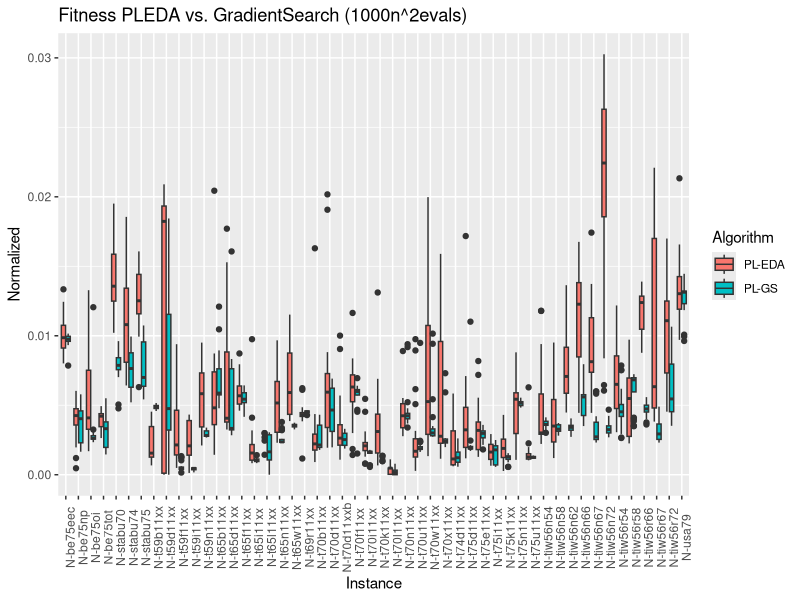
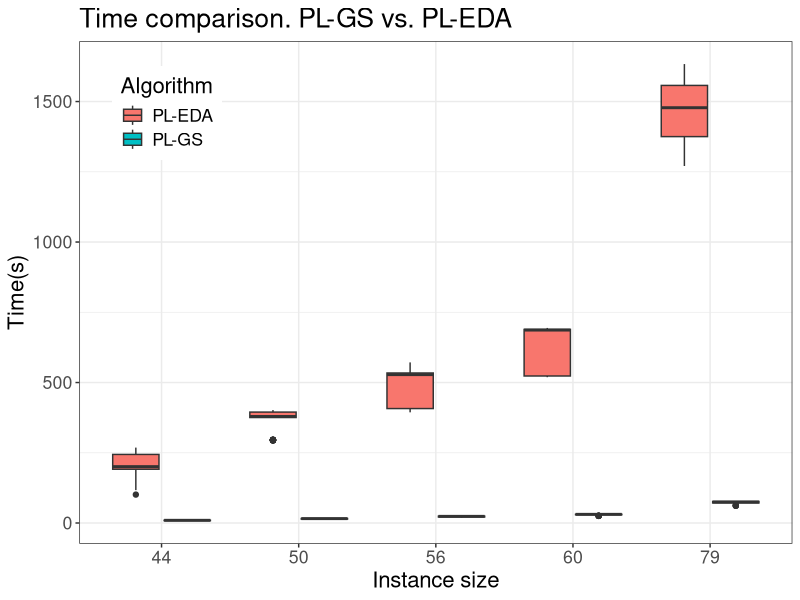

Reproduce these figures in R, in order.

library(ggplot2)
library(gridExtra)
setwd("/Users/JosuC/Dropbox/EHU/Research/Supervision_Colaboration/Valentino/Gradient_search_in_PL/Experiments_workshop/comparison/")
results<-read.csv(file="results_1000n2_gradient.csv",header=TRUE,sep=";",stringsAsFactor=FALSE)
pleda<-read.csv(file="results_1000n2_PLEDA.csv",header=TRUE,sep=";",stringsAsFactor=FALSE)
results<-rbind(results,pleda)
#results<-results[results$Instance!="8",]
results_bks<-read.csv(file="best_known_results.csv",header=TRUE,sep=";",stringsAsFactor=FALSE)

Normalized= seq(1,length(results$Instance),1)
Size=seq(1,length(results$Instance),1)
results = cbind(results,Normalized)
results = cbind(results,Size)
#Performance results comparison
colnames(results)<-c("Instance","Repetition","Algorithm","Fitness","Time", "Normalized", "Size")
for (i in 1:length(results$Instance)) 
{
  best_known<-results_bks[results_bks$Instance==results$Instance[i],]
  best_fit<-as.numeric(as.character(best_known$Result))
  fitness<-results[i,]$Fitness
  results[i,]$Normalized<-abs(fitness-best_fit)/best_fit
  results[i,]$Size<-results_bks[results_bks$Instance==results$Instance[i],]$Size
}
results$Repetition<-as.integer(results$Repetition)
results$Size<-as.character(results$Size)


results[results$Algorithm!="PLEDA",]$Algorithm<-"PL-GS"
results[results$Algorithm=="PLEDA",]$Algorithm<-"PL-EDA"

p1<-ggplot(results,aes(x=Instance,y=Normalized,fill=Algorithm))+geom_boxplot()+ theme(axis.text.x = element_text(angle = 90))+ggtitle("Fitness PLEDA vs. GradientSearch (1000n^2evals)")
ggsave("PerformanceBoxPlot_PLEDAvsGradientAscent.png",p1, width = 200, height = 200, dpi = 300, units = "mm", device='png')


#Time comparison
p2<-ggplot(results,aes(x=Size,y=Time,fill=Algorithm))+geom_boxplot()+ theme_bw()+ theme(text = element_text(size=16),legend.position = c(.2, .95),
  legend.justification = c("right", "top"),
  legend.box.just = "right",
  legend.margin = margin(6, 6, 6, 6))+ggtitle("Time comparison. PL-GS vs. PL-EDA")+ylab("Time(s)")+xlab("Instance size")
ggsave("TimeBoxplots_PLEDAvsGradientAscent.png",p2, width = 230, height = 150, dpi = 300, units = "mm", device='png')



